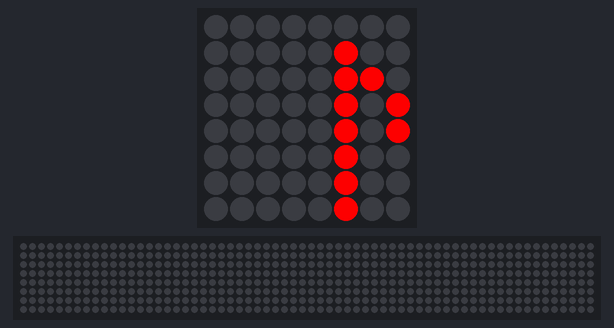
The program below on a simulated Raspberry Pi (BCM pin numbers) with a Sense HAT. On the bench: the Sense HAT's 8×8 RGB LED matrix, a strip that is not on the board, showing the scrolling text unrolled. The 64×8 strip is a reading aid, not a part: it shows the text the matrix is scrolling, unrolled, one strip-width of it at a time.

Above: at 0.18 s.
At 5.2 s:
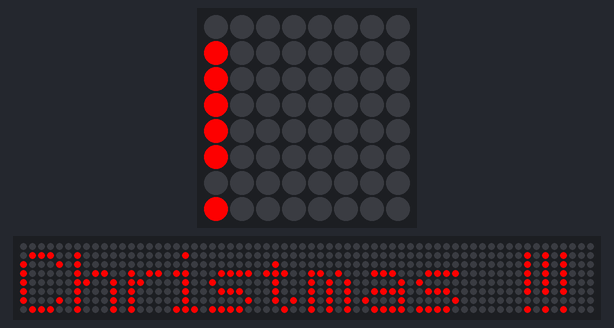
At 10.52 s:
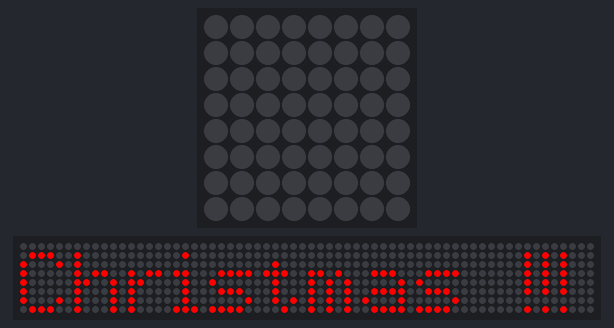
At 21.17 s:
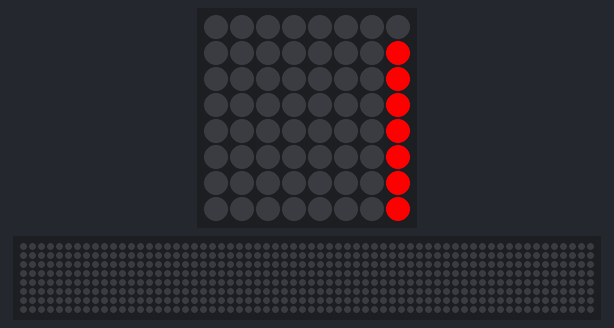
At 30.45 s:
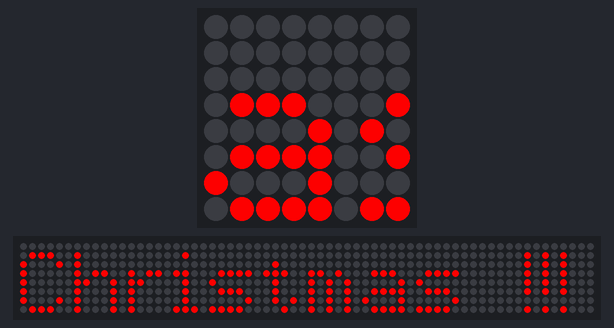
At 39.88 s:
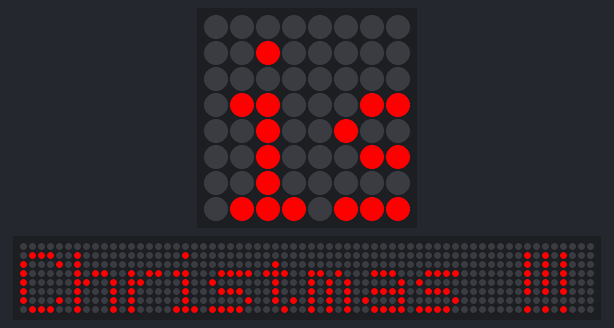

The program:

hellosense.py
```python
# RPi sense hat tests

# import sense hat software and create a 'sense' object
from sense_hat import SenseHat
sense = SenseHat()

sense.set_rotation(180)

# sense ojbject loop
while True:
    sense.show_message("Merry Christmas !!!", scroll_speed=0.05, text_colour=[255,0,0], back_colour=[0,0,0])
```
